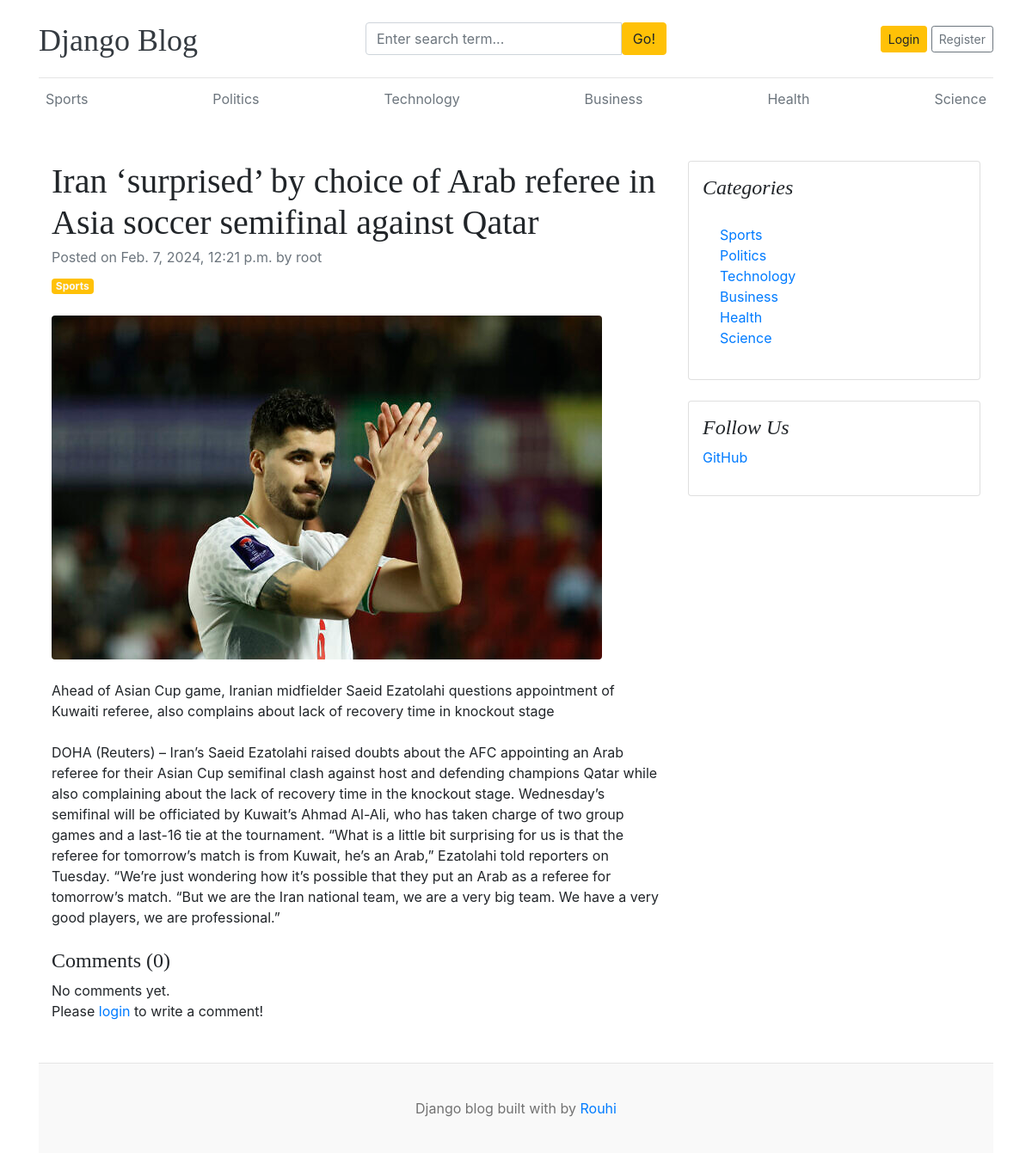
The page /blogs/iran-surprised-by-choice-of-arab-referee-in-asia-soccer-semifinal-against-qatar/ on the database its author committed.
### blogs/models.py (models this page shows, shortened)
class Category(models.Model):
    category_name = models.CharField(max_length=50, unique=True)
    created_at = models.DateTimeField(auto_now_add=True)
    updated_at = models.DateTimeField(auto_now=True)
    class Meta:
        verbose_name = 'Category'
        verbose_name_plural = 'Categories'
    def __str__(self):
        return self.category_name

class Blog(models.Model):
    title = models.CharField(max_length=100)
    slug = models.SlugField(max_length=150, unique=True, blank=True)
    category = models.ForeignKey(Category, on_delete=models.CASCADE, related_name='blogs')
    author = models.ForeignKey(User, on_delete=models.CASCADE, related_name='blogs')
    featured_image = models.ImageField(upload_to='uploads/%Y/%m/%d')
    short_description = models.TextField(max_length=500)
    blog_body = models.TextField(max_length=2000)
    status = models.CharField(max_length=20, choices=STATUS_CHOICES, default="Draft")
    is_featured = models.BooleanField(default=False)
    created_at = models.DateTimeField(auto_now_add=True)
    updated_at = models.DateTimeField(auto_now=True)

### assignments/models.py (models this page shows, shortened)
class SocialLink(models.Model):
    platform_name = models.CharField(max_length=25)
    link = models.URLField(max_length=200)
    created_at = models.DateTimeField(auto_now_add=True)
    updated_at = models.DateTimeField(auto_now=True)

### blogs/views.py (the view, shortened to what this page needs)
# urls.py: path('blogs/<slug:slug>/', BlogView.BlogView.as_view(), name='blog'),
class BlogView(View):
    template_name = 'blogs/post_detail.html'
    def setup(self, request, *args, **kwargs):
        self.post_instance = get_object_or_404(Blog, slug=kwargs['slug'], status='Published')
        super().setup(request, *args, **kwargs)
    def get(self, request, *args, **kwargs):
        post = self.post_instance
        comments = Comment.objects.filter(blog=post)
        comment_count = comments.count()
        context = {
            'comment_count':comment_count,
            'post':post,
            'comments':comments
        }
        return render(request, self.template_name, context)

### blogs/context_processors.py (called while the page is built)
def get_categories(request):
    categories = Category.objects.all()
    return dict(categories=categories)

def get_social_links(request):
    social_links = SocialLink.objects.all()
    return dict(social_links=social_links)

### blogs/templates/blogs/post_detail.html
{% extends 'index.html' %}
{% block content %}
    <div class="container mt-5">
        <div class="row">
            <div class="col-lg-8">
                <article>
                    <header class="mb-4">
                        <h1 class="fw-bolder mb-1">{{ post.title }}</h1>
                        <div class="text-muted fst-italic mb-2">Posted on {{ post.created_at }}
                            by {{ post.author }}</div>
                        <a class="badge bg-warning text-decoration-none text-light" href="#!">{{ post.category }}</a>
                    </header>
                    <figure class="mb-4"><img class="img-fluid rounded" src="{{ post.featured_image.url }}" alt="..."/>
                    </figure>
                    <section class="mb-5">
                        <p class="fs-5 mb-4">{{ post.short_description }}</p>
                        <p class="fs-5 mb-4">{{ post.blog_body }}</p>
                        <h4>Comments ({{ comment_count }})</h4>
                        {% if comments %}
                        	{% for comment in comments %}
                        		<div class="card mb-1">
                                    <div class="card-body">
                                        <p class="card-text mb-0">{{ comment }}</p>
                                        <span>
                                            <small>By {{ comment.user }}</small>
                                            <small>| {{ comment.created_at |timesince }} ago</small>
                                        </span>
                                    </div>
                                </div>
                        	{% endfor %}
                        {% else %}
                            No comments yet.
                        {% endif %}
                        <br>
                        <div class="form-group">
                            {% if request.user.is_authenticated %}
                                <form action="" method="post">
                                    {% csrf_token %}
                                    <div class="form-group">
                                        <textarea name="comment" class="form-control" placeholder="Write your comment"></textarea>
                                        <input type="submit" value="Submit" class="btn btn-primary mt-2">
                                    </div>
                                </form>
                            {% else %}
                                <p>Please <span><a href="{% url 'login' %}">login</a></span> to write a comment!</p>
                            {% endif %}
                        </div>
                    </section>
                </article>
            </div>
            <div class="col-lg-4">
                <div class="card mb-4 p-3">
                    <h4 class="font-italic">Categories</h4>
                    <div class="card-body">
                        <div class="row">
                            <div class="col-sm-6">
                                <ul class="list-unstyled mb-0">
                                    {% for category in categories %}
                                        <li>
                                            <a href="{% url 'blogs:posts_by_category' category.id %}">{{ category.category_name }}</a>
                                        </li>
                                    {% endfor %}
                                </ul>
                            </div>
                        </div>
                    </div>
                </div>
                <div class="card mb-4 p-3">
                    <h4 class="font-italic">Follow Us</h4>
                    <ol class="list-unstyled">
                        {% for social_link in social_links %}
                            <li><a href="{{ social_link.link }}" target="_blank">{{ social_link.platform_name }}</a></li>
                        {% endfor %}
                    </ol>
                </div>
            </div>
        </div>
    </div>
{% endblock %}

### templates/index.html (shortened to what this page needs)
{% load static %}
<!DOCTYPE html>
<html lang="en">
<head>
    <link href="https://getbootstrap.com/docs/4.0/dist/css/bootstrap.min.css" rel="stylesheet">
    <link href="{% static 'css/style.css' %}" rel="stylesheet">
    <link rel="stylesheet" href="https://cdnjs.cloudflare.com/ajax/libs/font-awesome/4.7.0/css/font-awesome.min.css">
</head>
<body>
    <div class="container">
        {% include 'inc/header.html' %}
        {% block content %}{% endblock %}
        {% include 'inc/footer.html' %}
    </div>
</body>
</html>

### templates/inc/header.html
<header class="blog-header py-3">
    <div class="row flex-nowrap justify-content-between align-items-center">
        <div class="col-4 pt-1">
            <a class="blog-header-logo text-dark" href="/">Django Blog</a>
        </div>
        <div class="col-4">
            <form action="{% url 'search' %}" method="get">
                <div class="input-group">
                    <input class="form-control" type="text" placeholder="Enter search term..."
                           aria-label="Enter search term..." aria-describedby="button-search"
                           name="keyword" value="{{ kw }}"/>
                    <button class="btn btn-warning" id="button-search" type="submit">Go!</button>
                </div>
            </form>
        </div>
        <div class="col-4 d-flex justify-content-end align-items-center">
            {% if request.user.is_authenticated %}
                {% if request.user.is_staff %}
                <span><a href="{% url 'dashboards:dashboard' %}" class="btn btn-sm btn-outline-warning">Dashboard</a></span>
                &nbsp;
                {% endif %}
                <a class="btn btn-sm btn-warning" href="{% url 'logout' %}">Logout</a> &nbsp;
            {% else %}
                <a class="btn btn-sm btn-warning" href="{% url 'login' %}">Login</a> &nbsp;
                <a class="btn btn-sm btn-outline-secondary" href="{% url 'register' %}">Register</a>
            {% endif %}
        </div>
    </div>
</header>
<div class="nav-scroller py-1 mb-2">
    <nav class="nav d-flex justify-content-between">
        {% for category in categories %}
            <a class="p-2 text-muted" href="{% url 'blogs:posts_by_category' category.id %}">{{ category.category_name }}</a>
        {% endfor %}
    </nav>
</div>

### templates/inc/footer.html
<footer class="blog-footer">
    <p>Django blog built with by <a href="#">Rouhi</a></p>
</footer>

### blog_main/static/css/style.css (style rules this page uses)
.blog-header { border-bottom: 1px solid #e5e5e5; }
.blog-header-logo { font-family: "Playfair Display", Georgia, "Times New Roman", serif; font-size: 2.25rem; }
h1, h2, h3, h4, h5, h6 { font-family: "Playfair Display", Georgia, "Times New Roman", serif; }
.blog-footer { padding: 2.5rem 0; color: #727272; text-align: center; background-color: #f9f9f9; border-top: .05rem solid #e5e5e5; }
.blog-footer p:last-child { margin-bottom: 0; }

### rows shown on the page
Category: category_name "Sports"
Category: category_name "Politics"
Category: category_name "Technology"
Category: category_name "Business"
Category: category_name "Health"
Category: category_name "Science"
Blog: title "Iran ‘surprised’ by choice of Arab referee in Asia soccer semifinal against Qatar", created_at "Feb. 7, 2024, 12:21 p.m.", author "root", category "Sports", featured_image (picture), short_description "Ahead of Asian Cup game, Iranian midfielder Saeid Ezatolahi questions appointment of Kuwaiti referee, also complains about lack of recovery time in knockout stage", blog_body "DOHA (Reuters) – Iran’s Saeid Ezatolahi raised doubts about the AFC appointing an Arab referee for their Asian Cup semifinal clash against host and defending champions Qatar while also complaining about the lack of recovery time in the knockout stage. Wednesday’s semifinal will be officiated by Kuwait’s Ahmad Al-Ali, who has taken charge of two group games and a last-16 tie at the tournament. “What is a little bit surprising for us is that the referee for tomorrow’s match is from Kuwait, he’s an Arab,” Ezatolahi told reporters on Tuesday. “We’re just wondering how it’s possible that they put an Arab as a referee for tomorrow’s match. “But we are the Iran national team, we are a very big…"
SocialLink: platform_name "GitHub"

### other values the page prints
{{ comment_count }} "0"
